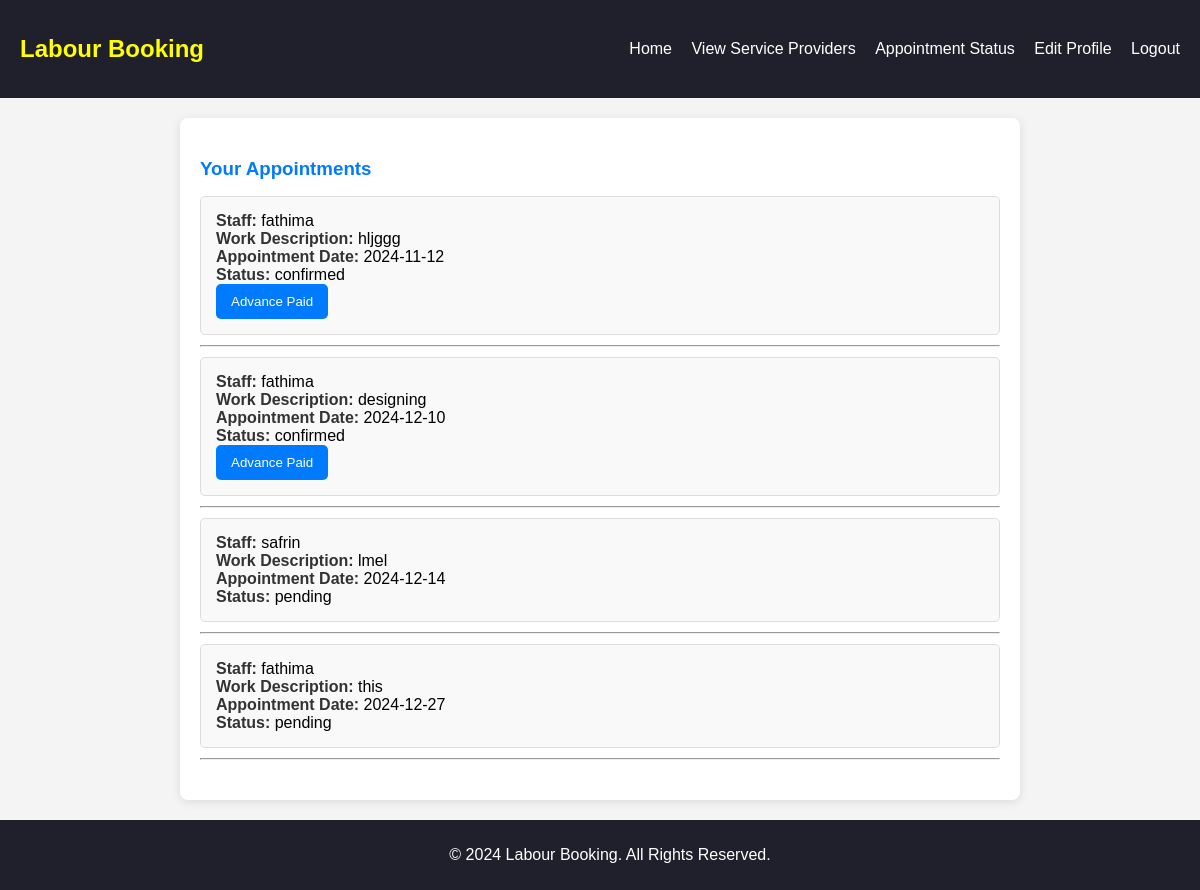
Screenshot of /fathi/view_bookings.php (signed in) with the database file from the repository.
### tables this page shows
CREATE TABLE `appointments` (
  `id` int(11) NOT NULL,
  `user_id` int(11) NOT NULL,
  `staff_id` int(11) NOT NULL,
  `work_description` text NOT NULL,
  `appointment_date` date NOT NULL,
  `status` enum('pending','confirmed','canceled') DEFAULT 'pending'
);

CREATE TABLE `staff` (
  `id` int(20) NOT NULL,
  `Name` varchar(20) NOT NULL,
  `phoneno` varchar(10) NOT NULL,
  `emailid` varchar(20) NOT NULL,
  `username` varchar(20) NOT NULL,
  `password` varchar(20) NOT NULL,
  `category` varchar(20) NOT NULL,
  `status` varchar(20) DEFAULT 'active'
);

### fathi/view_bookings.php (the view, shortened to what this page needs)
<?php
$conn = mysqli_connect("localhost", "root", "", "labour_booking");
$user_id = $_SESSION['user_id'];
$sql = "SELECT a.id, a.work_description, a.appointment_date, a.status, s.Name as staff_name
        FROM appointments a
        JOIN staff s ON a.staff_id = s.id
        WHERE a.user_id = '$user_id'";
$result = mysqli_query($conn, $sql);
?>
<!DOCTYPE html>
<html lang="en">
<head>
    <link rel="stylesheet" href="viewbookings.css">
</head>
<body>
    <nav>
        <div class="sappy">
            <h1>Labour Booking</h1>
            <div class="hi">
                <a href="userhome.php" class="hello">Home</a>
                <a href="view_service_providers.php" class="hello">View Service Providers</a>
                <a href="appointment_status.php" class="hello">Appointment Status</a>
                <a href="userprofile.php" class="hello">Edit Profile</a>
                <a href="logout.php" class="hello">Logout</a>
            </div>
        </div>
    </nav>
    <main class="main-content">
        <section class="bookings-list">
            <h3>Your Appointments</h3>
            <ul>
                <?php
                if (mysqli_num_rows($result) > 0) {
                    while ($booking = mysqli_fetch_assoc($result)) {
                        $appointment_id = $booking['id'];
                        $payment_check_sql = "SELECT * FROM payments WHERE appointment_id = '$appointment_id'";
                        $payment_result = mysqli_query($conn, $payment_check_sql);
                        $is_paid = mysqli_num_rows($payment_result) > 0;
                        echo "<li>";
                        echo "<strong>Staff:</strong> " . htmlspecialchars($booking['staff_name']) . "<br>";
                        echo "<strong>Work Description:</strong> " . htmlspecialchars($booking['work_description']) . "<br>";
                        echo "<strong>Appointment Date:</strong> " . htmlspecialchars($booking['appointment_date']) . "<br>";
                        echo "<strong>Status:</strong> " . htmlspecialchars($booking['status']) . "<br>";
                        if ($booking['status'] === 'confirmed') {
                            if ($is_paid) {
                                echo "<button class='pay-button' disabled>Advance Paid</button>";
                            } else {
                                echo "<a href='pay_advance.php?id=" . $booking['id'] . "' class='pay-button'>Pay Advance</a>";
                            }
                        }
                        echo "</li><hr>";
                    }
                } else {
                    echo "<p>You have no bookings.</p>";
                }
                ?>
            </ul>
        </section>
    </main>
    <footer>
        <p>&copy; 2024 Labour Booking. All Rights Reserved.</p>
    </footer>
</body>
</html>

### fathi/viewbookings.css (style rules this page uses)
body { font-family: Arial, sans-serif; margin: 0; padding: 0; background-color: #f4f4f4; }
nav { background-color: rgb(32, 32, 44); color: #fff; padding: 15px 0; }
.sappy { display: flex; justify-content: space-between; align-items: center; max-width: 1200px; margin: 0 auto; padding: 0 20px; }
.hi a { color: #fff; text-decoration: none; margin-left: 15px; }
.main-content { max-width: 800px; margin: 20px auto; padding: 20px; background-color: white; border-radius: 8px; box-shadow: 0 2px 10px rgba(0, 0, 0, 0.1); }
.bookings-list { margin: 20px 0; }
h3 { color: #007BFF; margin-bottom: 15px; }
ul { list-style-type: none; padding: 0; }
li { border: 1px solid #ddd; border-radius: 5px; padding: 15px; margin-bottom: 10px; background-color: #f9f9f9; }
li strong { color: #333; }
hr { margin: 10px 0; }
.pay-button { background-color: #007BFF; color: white; border: none; padding: 10px 15px; border-radius: 5px; cursor: pointer; text-decoration: none; display: inline-block; transition: background-color 0.3s ease; }
footer { text-align: center; padding: 10px; background-color: rgb(32, 32, 44); color: #fff; position: relative; top:60%; width: 100%; }
h1 { color: yellow; }

### rows the page displays
appointments: staff.Name "fathima", work_description "hljggg", appointment_date "2024-11-12", status "confirmed", shows "Advance Paid"
appointments: staff.Name "fathima", work_description "designing", appointment_date "2024-12-10", status "confirmed", shows "Advance Paid"
appointments: staff.Name "safrin", work_description "lmel", appointment_date "2024-12-14", status "pending"
appointments: staff.Name "fathima", work_description "this", appointment_date "2024-12-27", status "pending"
